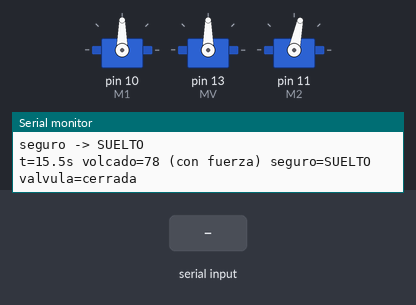
Bench run of a sketch on a simulated Arduino Mega 2560, built with avr-gcc and run on an emulated ATmega2560. Parts: 3 × servo, the last lines printed to the serial monitor. Inputs (shaded band) come from the test bench.

Above: at 16.2 s.
16.3 s: "g90\n" received over Serial
At 17.1 s:
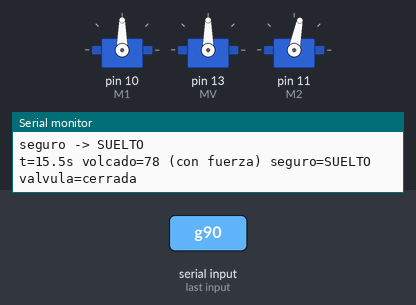
19.3 s: "g,45\n" received over Serial
22.3 s: "l\n" received over Serial
At 23.5 s:
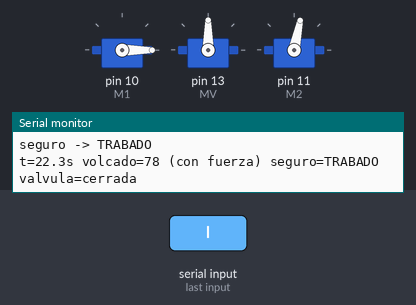
23.8 s: "o\n" received over Serial
At 24.3 s:
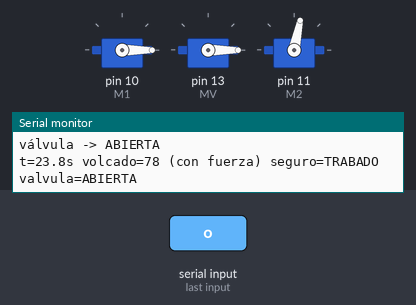
Timing chart, 0 to 26.3 s (numbered marks = the images above; inputs shaded):
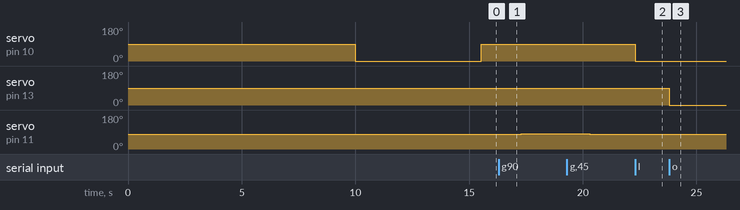

The sketch:

volcado_test.ino
```cpp
// Prueba del volcado (pin 11) coordinado con el seguro (pin 10) y la válvula (pin 13). Peltier y
// ventiladores APAGADOS. El seguro traba el plato en reposo y bloquea el giro en ambas direcciones,
// así que el volcado solo se mueve con el seguro SUELTO.
//
// Arranque: seguro SUELTO, volcado sin conectar ESPERA_INICIAL_MS; luego el volcado se conecta en
// REPOSO, espera ESPERA_SEGURO_MS, traba el seguro y suelta el volcado (el seguro sujeta el plato).
//
// El volcado solo tiene fuerza mientras el seguro está suelto: se conecta en REPOSO antes de soltar
// el seguro y se desconecta después de trabarlo. Así el plato nunca queda sin sujeción.
//
// Ciclo automático (en bucle):
//   conectar volcado en REPOSO -> soltar seguro -> 5 s -> volcado a VOLCADO -> 5 s volcado -> volcado a REPOSO -> 5 s -> trabar seguro
//   -> soltar volcado -> abrir válvula TIEMPO_RELLENO_MS (rellena con el plato trabado) -> cerrar válvula -> 5 s
//
// Comandos por Serial (115200):
//   g<angulo>  va LENTO al ángulo (0-180), 1° cada PASO_MS (solo con el seguro suelto)
//   d          suelta el volcado de inmediato (sin fuerza)
//   a          vuelve a conectar el volcado en el último ángulo
//   u / l      suelta / traba el seguro (trabar solo con el volcado en REPOSO)
//   p<ms>      cambia la velocidad de "g" (ms por grado)
//   c / s      inicia / detiene el ciclo automático
//   o / x      abre / cierra la válvula (abrir solo con el seguro TRABADO)
//   ?          muestra el estado
// Cualquier comando interrumpe el movimiento o la espera en curso.

#include <Servo.h>

const uint8_t M1 = 10, M2 = 11, MV = 13;          // seguro, volcado, válvula
const int SEGURO_TRABADO = 0, SEGURO_SUELTO = 90;  // verificados con seguro_test (2026-09-24)
const int REPOSO = 78;                             // volcado en reposo (calibrado 2026-09-29)
const int VOLCADO = 0;                             // volcado en posición de vaciado
const unsigned long ESPERA_INICIAL_MS = 5000;      // volcado sin conectar al arrancar
const unsigned long ESPERA_SEGURO_MS = 5000;       // tiempo muerto entre seguro y rotación
const unsigned long PAUSA_VOLCADO_MS = 5000;       // tiempo en la posición de volcado
const int VALVULA_CERRADA = 90, VALVULA_ABIERTA = 0;  // verificados en hardware (2026-09-29); Full_Condenser los tiene al revés
const unsigned long TIEMPO_RELLENO_MS = 15000;    // válvula abierta en cada relleno
const unsigned long PASO_CICLO_MS = 20;            // velocidad del ciclo (ms por grado)
unsigned long PASO_MS = 1000;                      // velocidad de "g" (ms por grado); cambia con "p"
const uint8_t POWER_PINS[] = {5, 4, 39, 33, 30, 31, 2, 28, 29, 3};  // IBT-2 y L298N

Servo seguro, volcado, valvula;
int anguloActual = REPOSO;
bool seguroTrabado = false;
bool valvulaAbierta = false;
bool ciclando = true;
unsigned long ciclos = 0;

void estado() {
  Serial.print(F("t=")); Serial.print(millis() / 1000.0, 1);
  Serial.print(F("s volcado=")); Serial.print(anguloActual);
  Serial.print(volcado.attached() ? F(" (con fuerza)") : F(" (sin fuerza)"));
  Serial.print(seguroTrabado ? F(" seguro=TRABADO") : F(" seguro=SUELTO"));
  Serial.print(valvulaAbierta ? F(" valvula=ABIERTA") : F(" valvula=cerrada"));
  Serial.println();
}

// Espera ms milisegundos; devuelve false si llegó un comando (interrumpe).
bool esperar(unsigned long ms) {
  unsigned long t0 = millis();
  while (millis() - t0 < ms) {
    if (Serial.available()) return false;
    delay(10);
  }
  return true;
}

void conectarVolcado() {
  if (volcado.attached()) return;
  volcado.write(anguloActual);                      // posición fijada antes de attach
  volcado.attach(M2);
  delay(500);                                       // que tome posición antes de seguir
  Serial.println(F("volcado -> conectado (con fuerza)"));
}

void soltarVolcado() {
  if (!volcado.attached()) return;
  volcado.detach();
  Serial.println(F("volcado -> sin fuerza (el seguro sujeta el plato)"));
}

void soltarSeguro() {
  conectarVolcado();                                // el volcado sujeta el plato antes de soltar el seguro
  if (valvulaAbierta) cerrarValvula();              // nunca rellenar con el plato suelto
  seguro.write(SEGURO_SUELTO); seguroTrabado = false;
  Serial.println(F("seguro -> SUELTO")); estado();
}

void trabarSeguro() {
  if (anguloActual != REPOSO) {
    Serial.println(F("no se traba: el volcado no está en REPOSO"));
    return;
  }
  seguro.write(SEGURO_TRABADO); seguroTrabado = true;
  Serial.println(F("seguro -> TRABADO")); estado();
}

void abrirValvula() {
  if (!seguroTrabado) {
    Serial.println(F("no se abre la válvula: el seguro no está TRABADO"));
    return;
  }
  valvula.write(VALVULA_ABIERTA); valvulaAbierta = true;
  Serial.println(F("válvula -> ABIERTA")); estado();
}

void cerrarValvula() {
  valvula.write(VALVULA_CERRADA); valvulaAbierta = false;
  Serial.println(F("válvula -> cerrada")); estado();
}

// Movimiento lento; devuelve false si no se movió o lo interrumpió un comando.
bool irLento(int destino, unsigned long pasoMs) {
  destino = constrain(destino, 0, 180);
  if (!volcado.attached()) {
    Serial.println(F("volcado sin fuerza: usa 'a' para conectarlo antes de moverlo"));
    return false;
  }
  if (seguroTrabado) {
    Serial.println(F("seguro TRABADO: usa 'u' para soltarlo antes de mover el volcado"));
    return false;
  }
  if (valvulaAbierta) {
    Serial.println(F("válvula ABIERTA: ciérrala con 'x' antes de mover el volcado"));
    return false;
  }
  int paso = (destino > anguloActual) ? 1 : -1;
  while (anguloActual != destino) {
    anguloActual += paso;
    volcado.write(anguloActual);
    if (anguloActual % 5 == 0) estado();             // aviso cada 5°
    delay(pasoMs);
    if (Serial.available()) { estado(); return false; }
  }
  estado();
  return true;
}

void setup() {
  for (uint8_t p : POWER_PINS) { pinMode(p, OUTPUT); digitalWrite(p, LOW); }
  seguro.write(SEGURO_SUELTO); seguro.attach(M1);   // suelto mientras el volcado busca el reposo
  valvula.write(VALVULA_CERRADA); valvula.attach(MV); // válvula cerrada (posición fijada antes de attach)

  Serial.begin(115200);
  Serial.println(F("volcado_test: volcado SIN conectar, seguro SUELTO."));
  Serial.print(F("En ")); Serial.print(ESPERA_INICIAL_MS / 1000); Serial.print(F(" s se conecta el volcado en REPOSO ("));
  Serial.print(REPOSO); Serial.println(F(" grados)."));
  delay(ESPERA_INICIAL_MS);
  volcado.write(REPOSO);                            // posición fijada antes de attach
  volcado.attach(M2);
  anguloActual = REPOSO;
  estado();
  delay(ESPERA_SEGURO_MS);
  trabarSeguro();
  if (seguroTrabado) soltarVolcado();
  Serial.println(F("Comandos: g<angulo>, p<ms>, c, s, d, a, u, l, o, x, ?"));
  Serial.println(F("Ciclo automático activo."));
  esperar(ESPERA_SEGURO_MS);                        // trabado 5 s antes del primer ciclo
}

void cicloCompleto() {
  soltarSeguro();
  if (!esperar(ESPERA_SEGURO_MS)) return;
  if (!irLento(VOLCADO, PASO_CICLO_MS)) return;
  if (!esperar(PAUSA_VOLCADO_MS)) return;
  if (!irLento(REPOSO, PASO_CICLO_MS)) return;
  if (!esperar(ESPERA_SEGURO_MS)) return;
  trabarSeguro();
  if (!seguroTrabado) return;
  soltarVolcado();
  abrirValvula();
  bool completo = esperar(TIEMPO_RELLENO_MS);
  cerrarValvula();                                  // se cierra siempre, aunque se interrumpa
  if (!completo) return;
  ciclos++;
  Serial.print(F("ciclo ")); Serial.print(ciclos); Serial.println(F(" completo"));
  esperar(ESPERA_SEGURO_MS);
}

void loop() {
  if (Serial.available()) {
    String cmd = Serial.readStringUntil('\n');
    cmd.trim();
    if (cmd.startsWith("g")) {
      ciclando = false;
      irLento(cmd.substring(1).toInt(), PASO_MS);
    } else if (cmd == "d") {
      ciclando = false;
      volcado.detach(); Serial.println(F("volcado SIN FUERZA")); estado();
    } else if (cmd == "a") {
      volcado.write(anguloActual); volcado.attach(M2); Serial.println(F("volcado conectado")); estado();
    } else if (cmd == "u") {
      soltarSeguro();
    } else if (cmd == "l") {
      trabarSeguro();
    } else if (cmd == "o") {
      abrirValvula();
    } else if (cmd == "x") {
      cerrarValvula();
    } else if (cmd.startsWith("p")) {
      PASO_MS = constrain(cmd.substring(1).toInt(), 1, 5000);
      Serial.print(F("velocidad: ")); Serial.print(PASO_MS); Serial.println(F(" ms por grado"));
    } else if (cmd == "c") {
      ciclando = true; Serial.println(F("ciclo automático: INICIADO"));
    } else if (cmd == "s") {
      ciclando = false; Serial.println(F("ciclo automático: DETENIDO")); estado();
    } else if (cmd == "?") {
      estado();
    }
  }

  if (ciclando) cicloCompleto();
}
```

Measured:
- after the input at 16.3 s, servo on pin 11 (M2): 78° → 79° at once, → 80° 1.0 s later, → 81° 1.0 s later
- after the input at 22.3 s, servo on pin 10 (M1): 90° → 0° at once; servo on pin 11 (M2): stays 78° (without the input it goes to 77° after 0.01 s)
- after the input at 23.8 s, servo on pin 13 (MV): 90° → 0° at once
